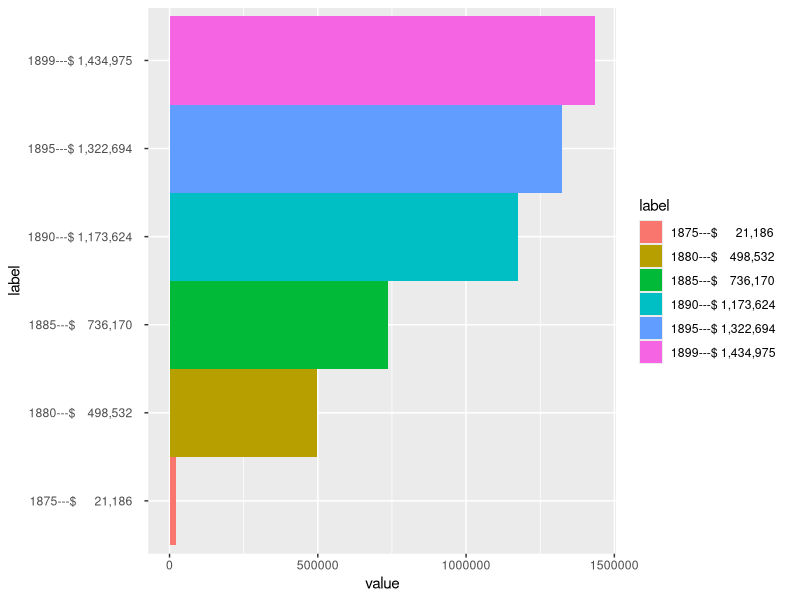
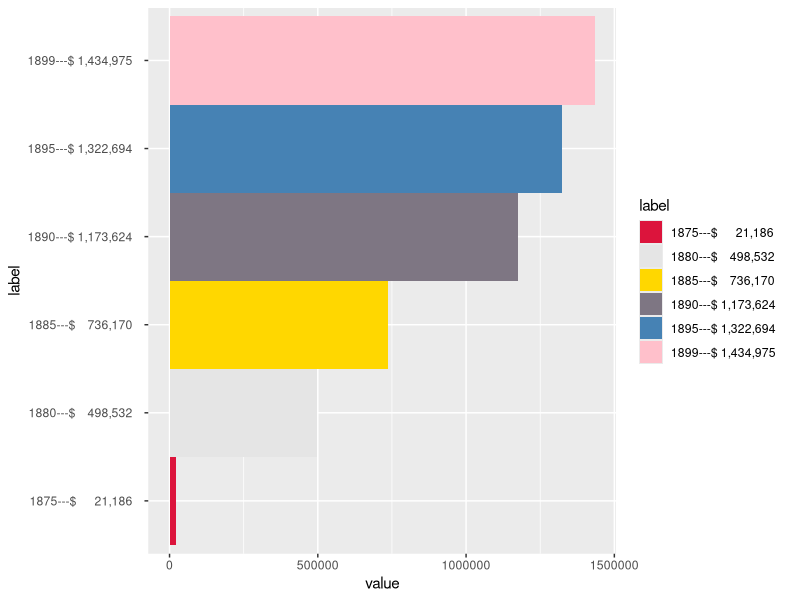
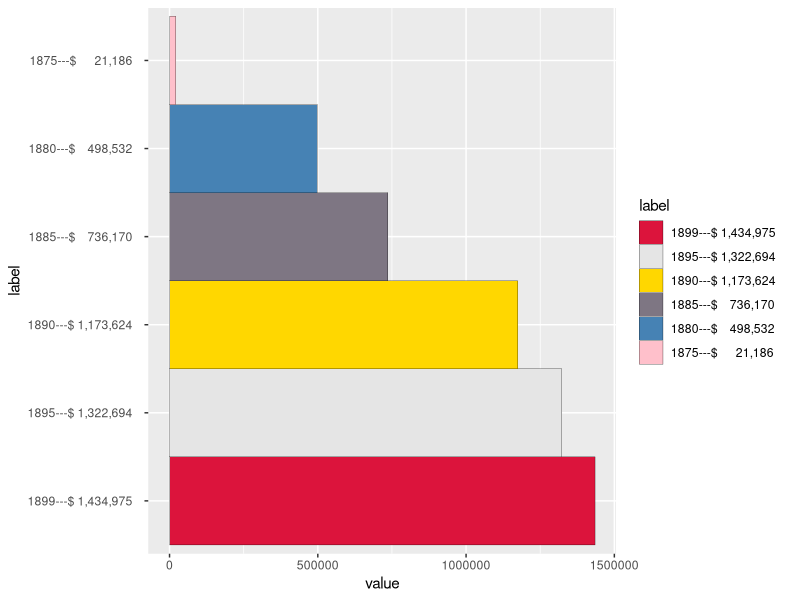
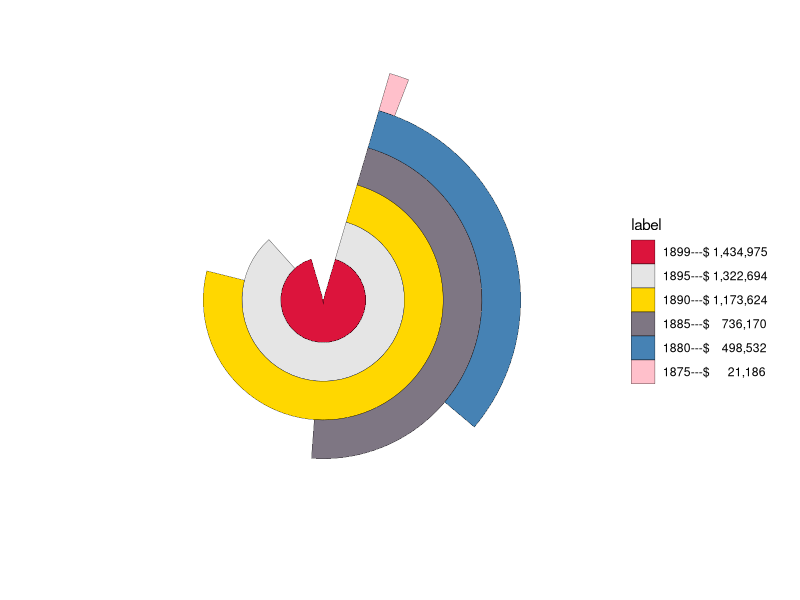
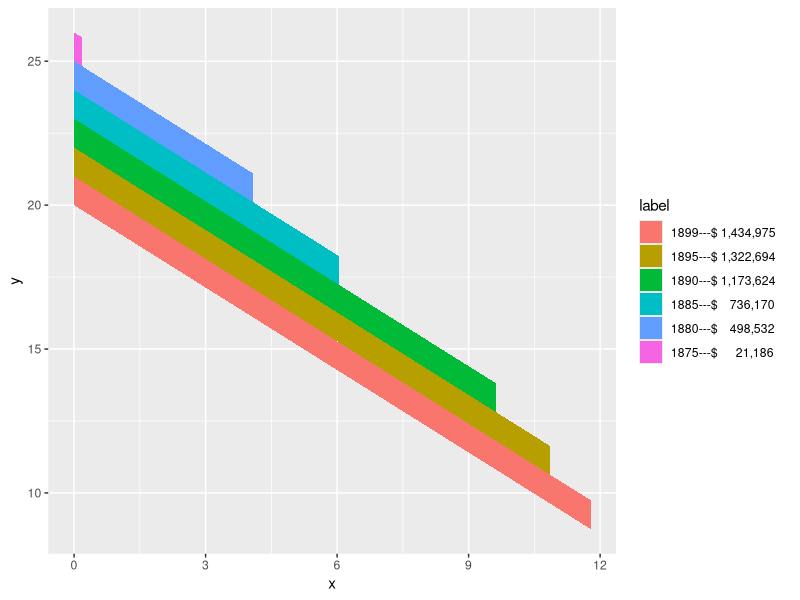
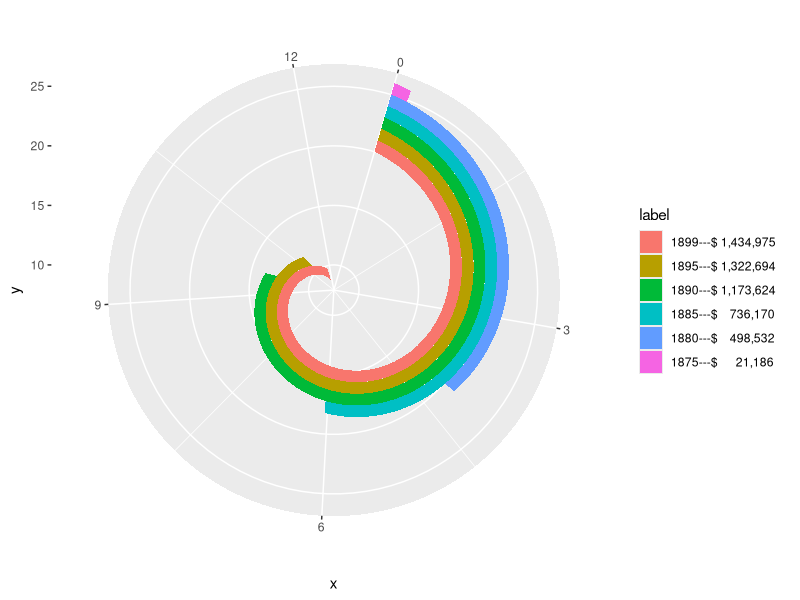
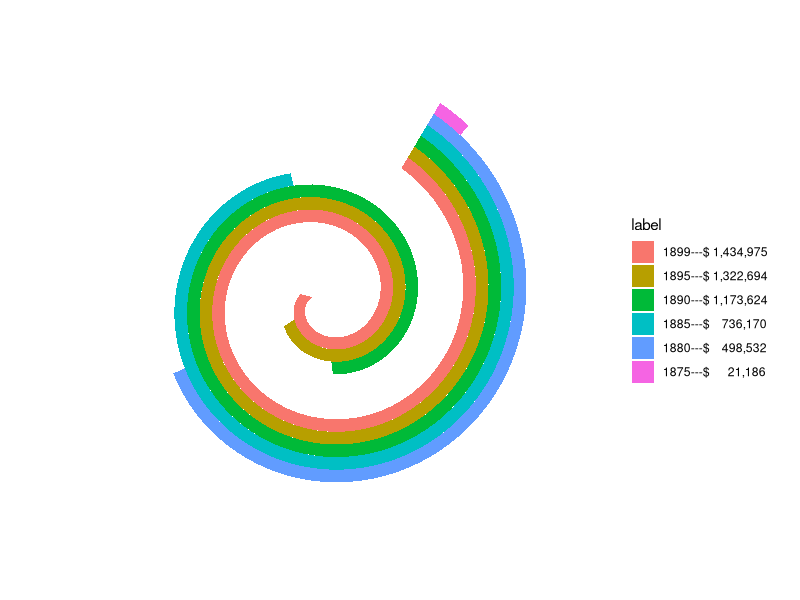
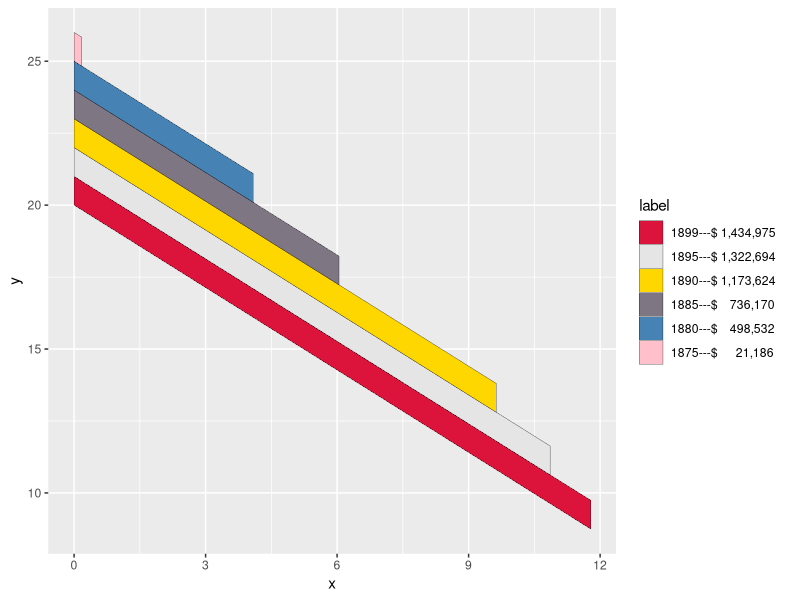

Write R code to recreate these figures, in order.
# W.E.B. Du Bois data portraits plate 25
# Ref: Battle-Baptiste and Rusert (book)
# Ref: AJ Starks (style guide)

library(tidyverse)

data <- data.frame(value =  c(1434975,
                              1322694,
                              1173624,
                              736170,
                              498532,
                              21186),
                   color =  c("#dc143c",
                              "#e5e5e5",
                              "#ffd700",
                              "#7e7683",
                              "#4682b4",
                              "#ffc0cb"),
                   label = c("1899---$ 1,434,975   ",
                             "1895---$ 1,322,694   ",
                             "1890---$ 1,173,624   ",
                             "1885---$    736,170   ",
                             "1880---$    498,532   ",
                             "1875---$      21,186   "))


# Bar charts --------------------------------------------------------------


# Super basic
ggplot(data, aes(y = label,
                 x = value,
                 fill = label)) +
  geom_col(width = 1,
           orientation = "y")

# Add color palette
ggplot(data, aes(y = label,
                 x = value,
                 fill = label)) +
  geom_col(width = 1,
           orientation = "y") +
  scale_fill_manual(values = data$color)

# Fix ordering of labels
data <- data %>% 
  mutate(label = fct_reorder(label, 1:6))

# Add boundaries
ggplot(data, aes(y = label,
                 x = value,
                 fill = label)) +
  geom_col(width = 1,
           orientation = "y",
           linewidth = .1,
           color = "black") +
  scale_fill_manual(values = data$color)

# Radial plot
ggplot(data, aes(y = label,
                 x = value,
                 fill = label)) +
  geom_col(width = 1,
           orientation = "y",
           linewidth = .1,
           color = "black") +
  scale_fill_manual(values = data$color) +
  coord_radial() +
  theme_void()



# Angled bar chart --------------------------------------------------------



# add columns to data set with coordinates of vertices

m <- -6/(2*pi) # slope wrt theta

data <- data %>% 
  mutate(theta = (value/max(value)) * (15/8) * (2*pi),
         y_ll = 20:25,
         y_ul = 21:26,
         y_ur = y_ul + m * theta,
         y_lr = y_ll + m * theta,
         x_ll = rep(0, times = 6),
         x_ul = rep(0, times = 6),
         x_ur = theta,
         x_lr = theta)

bar_data <- data %>% 
  pivot_longer(cols = contains("_"),
               names_to = c(".value", "vertex"),
               names_sep = "_")

# Super basic
ggplot(bar_data, 
       aes(x = x, 
           y = y, 
           fill = label)) + 
  geom_polygon()

# Preview of radial version
ggplot(bar_data, 
       aes(x, 
           y, 
           fill = label)) + 
  geom_polygon() +
  coord_radial()

ggplot(bar_data, 
       aes(x, 
           y, 
           fill = label)) + 
  geom_polygon() +
  coord_radial(end = 15*pi/4) +
  theme_void()

# fix colors and improve overall look
ggplot(bar_data, 
       aes(x = x, 
           y = y, 
           fill = label)) + 
  geom_polygon(color = "black",
               linewidth = .1) +
  scale_fill_manual(values = data$color)

# Add labels
ggplot(bar_data, 
       aes(x = x, 
           y = y, 
           fill = label)) + 
  geom_polygon(color = "black",
               linewidth = .1) +
  geom_text(data = data,
            aes(x = 0,
                y = y_ll + 0.5,
                label = label),
            hjust = "right",
            size = 2) +
  scale_fill_manual(values = data$color) 

# preview radial version
ggplot(bar_data, 
       aes(x = x, 
           y = y, 
           fill = label)) + 
  geom_polygon(color = "black",
               linewidth = .1) +
  geom_text(data = data,
            aes(x = 0,
                y = y_ll + 0.5,
                label = label),
            hjust = "right",
            size = 2) +
  scale_fill_manual(values = data$color) +
  coord_radial(end = 15*pi/4) +
  theme_void()



# Beautification ----------------------------------------------------------



# need y-axis ranging from 0 to 26
ggplot(bar_data, 
       aes(x = x, 
           y = y, 
           fill = label)) + 
  geom_polygon(color = "black",
               linewidth = .1) +
  geom_text(data = data,
            aes(x = 0,
                y = y_ll + 0.5,
                label = label),
            hjust = "right",
            size = 2) +
  ylim(c(0, 26)) + 
  scale_fill_manual(values = data$color) 

# radial version
ggplot(bar_data, 
       aes(x = x, 
           y = y, 
           fill = label)) + 
  geom_polygon(color = "black",
               linewidth = .1) +
  geom_text(data = data,
            aes(x = 0,
                y = y_ll + 0.5,
                label = label),
            hjust = "right",
            size = 2) +
  ylim(c(0, 26)) + 
  scale_fill_manual(values = data$color) +
  coord_radial(end = 15*pi/4) +
  theme_void()

# start plot on y-axis
ggplot(bar_data, 
       aes(x = x, 
           y = y, 
           fill = label)) + 
  geom_polygon(color = "black",
               linewidth = .1) +
  geom_text(data = data,
            aes(x = 0,
                y = y_ll + 0.5,
                label = label),
            hjust = "right",
            size = 2) +
  ylim(c(0, 26)) + 
  scale_x_continuous(expand = c(0,0)) +
  scale_fill_manual(values = data$color) +
  coord_radial(start = 0,
               end = 15*pi/4) +
  theme_void()

# Small rotation correction, remove legend
ggplot(bar_data, 
       aes(x = x, 
           y = y, 
           fill = label)) + 
  geom_polygon(color = "black",
               linewidth = .1,
               show.legend = FALSE) +
  geom_text(data = data,
            aes(x = 0,
                y = y_ll + 0.5,
                label = label),
            hjust = "right",
            size = 2) +
  ylim(c(0, 26)) + 
  scale_x_continuous(expand = c(0,0)) +
  scale_fill_manual(values = data$color) +
  coord_radial(start = .02,
               end = 15*pi/4) +
  theme_void()

# title and background color

ggplot(bar_data, 
       aes(x = x, 
           y = y, 
           fill = label)) + 
  geom_polygon(color = "black",
               linewidth = .1,
               show.legend = FALSE) +
  geom_text(data = data,
            aes(x = 0,
                y = y_ll + 0.5,
                label = label),
            hjust = "right",
            size = 2) +
  ylim(c(0, 26)) + 
  scale_x_continuous(expand = c(0,0)) +
  scale_fill_manual(values = data$color) +
  coord_radial(start = .02,
               end = 15*pi/4) +
  labs(title = "ASSESSED VALUE OF HOUSEHOLD AND KITCHEN FURNITURE \n OWNED BY GEORGIA NEGROES") +
  theme_void() +
  theme(plot.background = element_rect(fill = "#f9f1e7")) 

# center and bold title
ggplot(bar_data, 
       aes(x = x, 
           y = y, 
           fill = label)) + 
  geom_polygon(color = "black",
               linewidth = .1,
               show.legend = FALSE) +
  geom_text(data = data,
            aes(x = 0,
                y = y_ll + 0.5,
                label = label),
            hjust = "right",
            size = 2) +
  ylim(c(0, 26)) + 
  scale_x_continuous(expand = c(0,0)) +
  scale_fill_manual(values = data$color) +
  coord_radial(start = .02,
               end = 15*pi/4) +
  labs(title = "ASSESSED VALUE OF HOUSEHOLD AND KITCHEN FURNITURE \n OWNED BY GEORGIA NEGROES") +
  theme_void() +
  theme(plot.background = element_rect(fill = "#f9f1e7")) +
  theme(plot.title = element_text(hjust = 0.5,
                                  face = "bold",
                                  size = 9))

# change font (final for now)
ggplot(bar_data, 
       aes(x = x, 
           y = y, 
           fill = label)) + 
  geom_polygon(color = "black",
               linewidth = .1,
               show.legend = FALSE) +
  geom_text(data = data,
            aes(x = 0,
                y = y_ll + 0.5,
                label = label),
            hjust = "right",
            size = 2) +
  ylim(c(0, 26)) + 
  scale_x_continuous(expand = c(0,0)) +
  scale_fill_manual(values = data$color) +
  coord_radial(start = .02,
               end = 15*pi/4) +
  labs(title = "ASSESSED VALUE OF HOUSEHOLD AND KITCHEN FURNITURE \n OWNED BY GEORGIA NEGROES") +
  theme_void() +
  theme(plot.background = element_rect(fill = "#f9f1e7")) +
  theme(plot.title = element_text(hjust = 0.5,
                                  face = "bold",
                                  size = 9),
        text = element_text(family = "Charter")) 



# For export --------------------------------------------------------------


ggplot(bar_data,
       aes(x = x,
           y = y,
           fill = label)) +
  geom_polygon(color = "black",
               linewidth = .1,
               show.legend = FALSE) +
  geom_text(data = data,
            aes(x = 0,
                y = y_ll + 0.5,
                label = label),
            hjust = "right",
            size = 10) +
  ylim(c(0, 26)) +
  scale_x_continuous(expand = c(0,0)) +
  scale_fill_manual(values = data$color) +
  coord_radial(start = .02,
               end = 15*pi/4) +
  labs(title = "ASSESSED VALUE OF HOUSEHOLD AND KITCHEN FURNITURE \n OWNED BY GEORGIA NEGROES") +
  theme_void() +
  theme(plot.background = element_rect(fill = "#f9f1e7")) +
  theme(plot.title = element_text(hjust = 0.5,
                                  face = "bold",
                                  size = 50),
        text = element_text(family = "Charter"))

ggsave("dubois25_gard.png",
       width = 22,
       height = 24,
       bg = "white")




